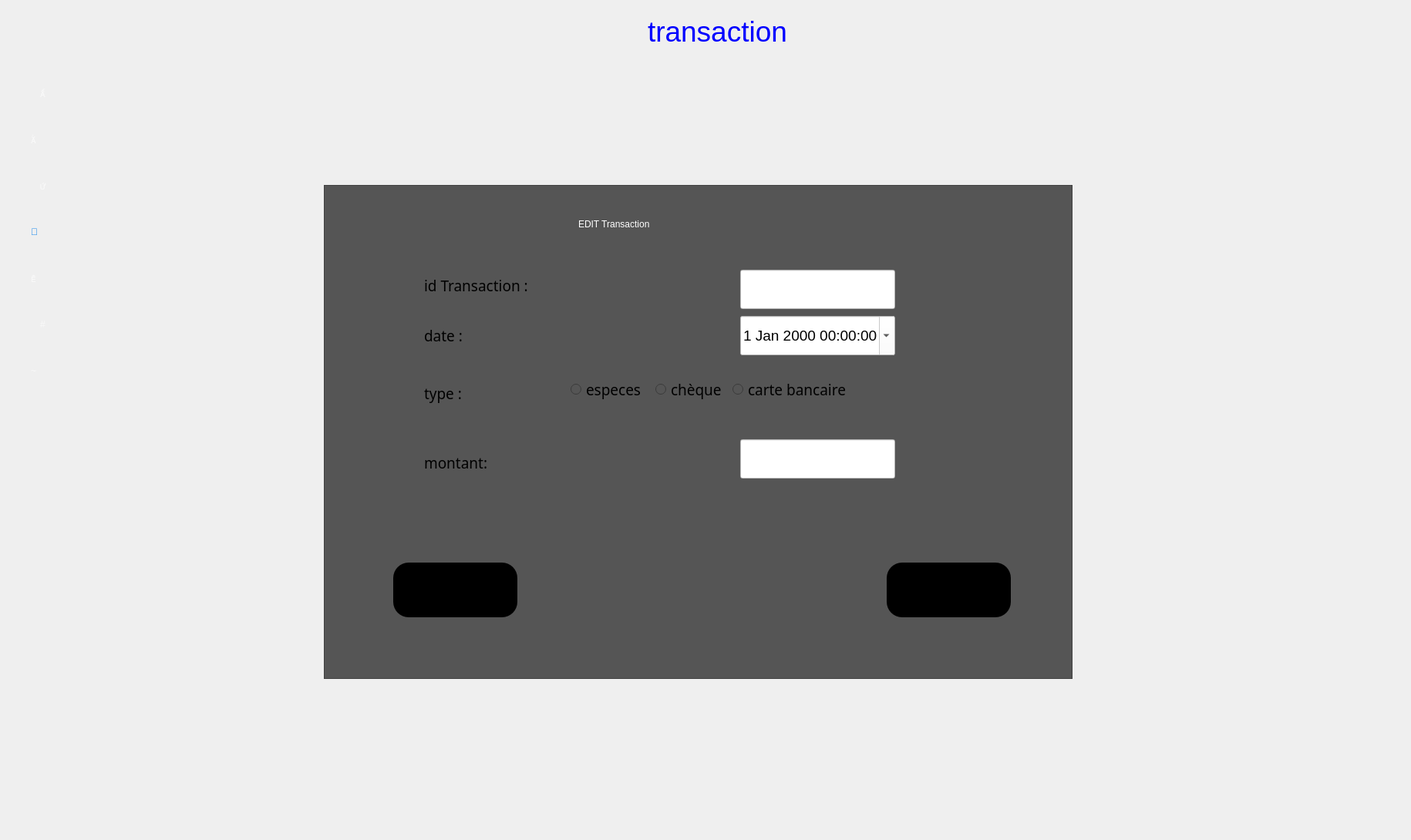
   <widget class="QWidget" name="edittransaction">
    <widget class="QFrame" name="frame_4">
     <property name="geometry">
      <rect>
       <x>420</x>
       <y>240</y>
       <width>971</width>
       <height>641</height>
      </rect>
     </property>
     <property name="styleSheet">
      <string notr="true">background-color: rgb(85, 85,85)</string>
     </property>
     <property name="frameShape">
      <enum>QFrame::StyledPanel</enum>
     </property>
     <property name="frameShadow">
      <enum>QFrame::Raised</enum>
     </property>
     <widget class="QLineEdit" name="lineEdit_15">
      <property name="geometry">
       <rect>
        <x>540</x>
        <y>110</y>
        <width>201</width>
        <height>51</height>
       </rect>
      </property>
      <property name="font">
       <font>
        <pointsize>14</pointsize>
       </font>
      </property>
      <property name="styleSheet">
       <string notr="true">color:black;
background-color:white</string>
      </property>
     </widget>
     <widget class="QLabel" name="label_229">
      <property name="geometry">
       <rect>
        <x>130</x>
        <y>105</y>
        <width>161</width>
        <height>51</height>
       </rect>
      </property>
      <property name="font">
       <font>
        <family>MS Reference Sans Serif</family>
        <pointsize>14</pointsize>
       </font>
      </property>
      <property name="styleSheet">
       <string notr="true">color:black;</string>
      </property>
      <property name="text">
       <string>id Transaction :</string>
      </property>
     </widget>
     <widget class="QLabel" name="label_230">
      <property name="geometry">
       <rect>
        <x>130</x>
        <y>170</y>
        <width>141</width>
        <height>51</height>
       </rect>
      </property>
      <property name="font">
       <font>
        <family>MS Reference Sans Serif</family>
        <pointsize>14</pointsize>
       </font>
      </property>
      <property name="styleSheet">
       <string notr="true">color:black;</string>
      </property>
      <property name="text">
       <string>date :</string>
      </property>
     </widget>
     <widget class="QLabel" name="label_231">
      <property name="geometry">
       <rect>
        <x>130</x>
        <y>240</y>
        <width>91</width>
        <height>61</height>
       </rect>
      </property>
      <property name="font">
       <font>
        <family>MS Reference Sans Serif</family>
        <pointsize>14</pointsize>
       </font>
      </property>
      <property name="styleSheet">
       <string notr="true">color:black;</string>
      </property>
      <property name="text">
       <string>type :</string>
      </property>
     </widget>
     <widget class="QLabel" name="label_232">
      <property name="geometry">
       <rect>
        <x>130</x>
        <y>330</y>
        <width>131</width>
        <height>61</height>
       </rect>
      </property>
      <property name="font">
       <font>
        <family>MS Reference Sans Serif</family>
        <pointsize>14</pointsize>
       </font>
      </property>
      <property name="styleSheet">
       <string notr="true">color:black;</string>
      </property>
      <property name="text">
       <string>montant:</string>
      </property>
     </widget>
     <widget class="QPushButton" name="pushButton_23">
      <property name="geometry">
       <rect>
        <x>730</x>
        <y>490</y>
        <width>161</width>
        <height>71</height>
       </rect>
      </property>
      <property name="styleSheet">
       <string notr="true">QPushButton#pushButton_23{
	font: 14pt &quot;MS Shell Dlg 2&quot;;
border-radius:20px;
	background-color:black
}
QPushButton#pushButton_23:hover{
border-radius:20px;
color:rgb(255,255,255);
	background-color: qlineargradient(spread:pad, x1:1, y1:0.386, x2:0.545454, y2:0.665, stop:0 rgb(0, 0, 0), stop:1 rgba(0, 0, 200, 60));
	font: 14pt &quot;MS Shell Dlg 2&quot;;
}</string>
      </property>
      <property name="text">
       <string>validate</string>
      </property>
     </widget>
     <widget class="QPushButton" name="pushButton_24">
      <property name="geometry">
       <rect>
        <x>90</x>
        <y>490</y>
        <width>161</width>
        <height>71</height>
       </rect>
      </property>
      <property name="styleSheet">
       <string notr="true">QPushButton#pushButton_24{
	font: 14pt &quot;MS Shell Dlg 2&quot;;
border-radius:20px;
	background-color: black
}
QPushButton#pushButton_24:hover{
border-radius:20px;
color:rgb(255,255,255);
	background-color: qlineargradient(spread:pad, x1:1, y1:0.386, x2:0.545454, y2:0.665, stop:0 rgb(0, 0, 0), stop:1 rgba(0, 0, 200, 60));
	font: 14pt &quot;MS Shell Dlg 2&quot;;
}
</string>
      </property>
      <property name="text">
       <string>return</string>
      </property>
     </widget>
     <widget class="QLabel" name="label_233">
      <property name="geometry">
       <rect>
        <x>330</x>
        <y>20</y>
        <width>331</width>
        <height>61</height>
       </rect>
      </property>
      <property name="styleSheet">
       <string notr="true">background:transparent;
font: 87 28pt &quot;Poppins&quot;;
color: rgb(255, 255,255);


</string>
      </property>
      <property name="text">
       <string>EDIT Transaction</string>
      </property>
     </widget>
     <widget class="QLineEdit" name="lineEdit_2">
      <property name="geometry">
       <rect>
        <x>540</x>
        <y>330</y>
        <width>201</width>
        <height>51</height>
       </rect>
      </property>
      <property name="font">
       <font>
        <pointsize>14</pointsize>
       </font>
      </property>
      <property name="styleSheet">
       <string notr="true">color:black;
background-color:white</string>
      </property>
      <property name="readOnly">
       <bool>false</bool>
      </property>
     </widget>
     <widget class="QDateTimeEdit" name="dateTimeEdit_2">
      <property name="geometry">
       <rect>
        <x>540</x>
        <y>170</y>
        <width>201</width>
        <height>51</height>
       </rect>
      </property>
      <property name="font">
       <font>
        <pointsize>14</pointsize>
       </font>
      </property>
      <property name="styleSheet">
       <string notr="true">color:black;
background-color:white</string>
      </property>
      <property name="calendarPopup">
       <bool>true</bool>
      </property>
     </widget>
     <widget class="QRadioButton" name="radioButton">
      <property name="geometry">
       <rect>
        <x>320</x>
        <y>240</y>
        <width>121</width>
        <height>51</height>
       </rect>
      </property>
      <property name="font">
       <font>
        <family>MS Reference Sans Serif</family>
        <pointsize>14</pointsize>
       </font>
      </property>
      <property name="styleSheet">
       <string notr="true">color:black;</string>
      </property>
      <property name="text">
       <string>especes</string>
      </property>
     </widget>
     <widget class="QRadioButton" name="radioButton_2">
      <property name="geometry">
       <rect>
        <x>430</x>
        <y>240</y>
        <width>121</width>
        <height>51</height>
       </rect>
      </property>
      <property name="font">
       <font>
        <family>MS Reference Sans Serif</family>
        <pointsize>14</pointsize>
       </font>
      </property>
      <property name="styleSheet">
       <string notr="true">color:black;</string>
      </property>
      <property name="text">
       <string>chèque</string>
      </property>
     </widget>
     <widget class="QRadioButton" name="radioButton_3">
      <property name="geometry">
       <rect>
        <x>530</x>
        <y>240</y>
        <width>201</width>
        <height>51</height>
       </rect>
      </property>
      <property name="font">
       <font>
        <family>MS Reference Sans Serif</family>
        <pointsize>14</pointsize>
       </font>
      </property>
      <property name="styleSheet">
       <string notr="true">color:black;</string>
      </property>
      <property name="text">
       <string>carte bancaire</string>
      </property>
     </widget>
    </widget>
    <widget class="QLabel" name="label_469">
     <property name="geometry">
      <rect>
       <x>0</x>
       <y>0</y>
       <width>101</width>
       <height>1081</height>
      </rect>
     </property>
     <property name="styleSheet">
      <string notr="true">background-color: qlineargradient(spread:pad, x1:0.363591, y1:0.285, x2:0.67, y2:1, stop:0 rgba(	0,	0,0, 255), stop:1 rgba(0,0,0, 100));
</string>
     </property>
     <property name="text">
      <string/>
     </property>
    </widget>
    <widget class="QLabel" name="label_470">
     <property name="geometry">
      <rect>
       <x>40</x>
       <y>460</y>
       <width>41</width>
       <height>41</height>
      </rect>
     </property>
     <property name="styleSheet">
      <string notr="true">QLabel#label_470
{
font: 24pt &quot;dripicons-v2&quot;;
border:none;
background-color:transparent;
color:rgba(255,255,255,150);
}
QLabel#label_470:hover
{
font: 24pt &quot;dripicons-v2&quot;;
border:none;
background-color:transparent;
color:rgba(255,255,255,255);
}</string>
     </property>
     <property name="text">
      <string>~</string>
     </property>
    </widget>
    <widget class="QPushButton" name="hihi_138">
     <property name="geometry">
      <rect>
       <x>30</x>
       <y>400</y>
       <width>51</width>
       <height>41</height>
      </rect>
     </property>
     <property name="toolTipDuration">
      <number>1</number>
     </property>
     <property name="autoFillBackground">
      <bool>false</bool>
     </property>
     <property name="styleSheet">
      <string notr="true">QPushButton#hihi_138
{
font: 24pt &quot;dripicons-v2&quot;;
border:none;
background-color:transparent;
color:rgba(255,255,255,150);
}
QPushButton#hihi_138:hover
{
font: 24pt &quot;dripicons-v2&quot;;
border:none;
background-color:transparent;
color:rgba(255,255,255,255);
}</string>
     </property>
     <property name="text">
      <string>#</string>
     </property>
     <property name="iconSize">
      <size>
       <width>40</width>
       <height>40</height>
      </size>
     </property>
     <property name="flat">
      <bool>false</bool>
     </property>
    </widget>
    <widget class="QPushButton" name="hihi_139">
     <property name="geometry">
      <rect>
       <x>30</x>
       <y>100</y>
       <width>51</width>
       <height>41</height>
      </rect>
     </property>
     <property name="toolTipDuration">
      <number>1</number>
     </property>
     <property name="autoFillBackground">
      <bool>false</bool>
     </property>
     <property name="styleSheet">
      <string notr="true">QPushButton#hihi_139
{
font: 24pt &quot;dripicons-v2&quot;;
border:none;
background-color:transparent;
color:rgba(255,255,255,150);
}
QPushButton#hihi_139:hover
{
font: 24pt &quot;dripicons-v2&quot;;
border:none;
background-color:transparent;
color:rgba(255,255,255,255);
}</string>
     </property>
     <property name="text">
      <string></string>
     </property>
     <property name="iconSize">
      <size>
       <width>40</width>
       <height>40</height>
      </size>
     </property>
     <property name="flat">
      <bool>false</bool>
     </property>
    </widget>
    <widget class="QLabel" name="label_471">
     <property name="geometry">
      <rect>
       <x>40</x>
       <y>160</y>
       <width>41</width>
       <height>41</height>
      </rect>
     </property>
     <property name="styleSheet">
      <string notr="true">QLabel#label_471
{
font: 24pt &quot;dripicons-v2&quot;;
border:none;
background-color:transparent;
color:rgba(255,255,255,150);
}
QLabel#label_471:hover
{
font: 24pt &quot;dripicons-v2&quot;;
border:none;
background-color:transparent;
color:rgba(255,255,255,255);
}</string>
     </property>
     <property name="text">
      <string></string>
     </property>
    </widget>
    <widget class="QLabel" name="label_472">
     <property name="geometry">
      <rect>
       <x>40</x>
       <y>340</y>
       <width>41</width>
       <height>41</height>
      </rect>
     </property>
     <property name="styleSheet">
      <string notr="true">QLabel#label_472
{
font: 24pt &quot;dripicons-v2&quot;;
border:none;
background-color:transparent;
color:rgba(255,255,255,150);
}
QLabel#label_472:hover
{
font: 24pt &quot;dripicons-v2&quot;;
border:none;
background-color:transparent;
color:rgba(255,255,255,255);
}</string>
     </property>
     <property name="text">
      <string></string>
     </property>
    </widget>
    <widget class="QLabel" name="label_473">
     <property name="geometry">
      <rect>
       <x>40</x>
       <y>280</y>
       <width>41</width>
       <height>41</height>
      </rect>
     </property>
     <property name="styleSheet">
      <string notr="true">font: 24pt &quot;dripicons-v2&quot;;
border:none;
background-color:transparent;
color:rgba(0,125,236,255);</string>
     </property>
     <property name="text">
      <string></string>
     </property>
    </widget>
    <widget class="QPushButton" name="hihi_140">
     <property name="geometry">
      <rect>
       <x>30</x>
       <y>220</y>
       <width>51</width>
       <height>41</height>
      </rect>
     </property>
     <property name="toolTipDuration">
      <number>1</number>
     </property>
     <property name="autoFillBackground">
      <bool>false</bool>
     </property>
     <property name="styleSheet">
      <string notr="true">QPushButton#hihi_140
{
font: 24pt &quot;dripicons-v2&quot;;
border:none;
background-color:transparent;
color:rgba(255,255,255,150);
}
QPushButton#hihi_140:hover
{
font: 24pt &quot;dripicons-v2&quot;;
border:none;
background-color:transparent;
color:rgba(255,255,255,255);
}</string>
     </property>
     <property name="text">
      <string></string>
     </property>
     <property name="iconSize">
      <size>
       <width>40</width>
       <height>40</height>
      </size>
     </property>
     <property name="flat">
      <bool>false</bool>
     </property>
    </widget>
    <widget class="QLabel" name="label_474">
     <property name="geometry">
      <rect>
       <x>0</x>
       <y>0</y>
       <width>1821</width>
       <height>71</height>
      </rect>
     </property>
     <property name="styleSheet">
      <string notr="true">background-color: qlineargradient(spread:pad, x1:0.363591, y1:0.285, x2:0.67, y2:1, stop:0 rgba(	0,	0,0, 255), stop:1 rgba(0,0,0, 100));

</string>
     </property>
     <property name="text">
      <string/>
     </property>
    </widget>
    <widget class="QLabel" name="label_55">
     <property name="geometry">
      <rect>
       <x>840</x>
       <y>10</y>
       <width>411</width>
       <height>61</height>
      </rect>
     </property>
     <property name="font">
      <font>
       <pointsize>28</pointsize>
      </font>
     </property>
     <property name="styleSheet">
      <string notr="true">color:rgb(0, 0, 255);</string>
     </property>
     <property name="text">
      <string>transaction</string>
     </property>
    </widget>
   </widget>
